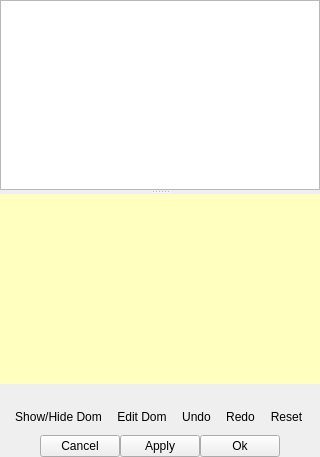
<?xml version="1.0" encoding="UTF-8"?>
<ui version="4.0">
<class>DataCollector</class>
<widget class="QWidget" name="DataCollector">
<property name="styleSheet">
<string notr="true">
QPlainTextEdit {color:#000000;border 0px solid transparent;margin:0;padding:0;background-color:#ffffbf}
</string>
</property>
	<layout class="QVBoxLayout" name="vboxLayout">
		<property name="margin"><number>0</number></property>
		<property name="spacing"><number>0</number></property>
   		<item>
    			<widget class="QSplitter" name="splitter">
                        <property name="frameShape"><enum>QFrame::NoFrame</enum></property>
     			<property name="orientation"><enum>Qt::Vertical</enum></property>
				<widget class="QTreeView" name="treeView">
				<property name="alternatingRowColors"><bool>true</bool></property>
				<property name="selectionBehavior"><enum>QAbstractItemView::SelectItems</enum></property>
				<property name="horizontalScrollMode"><enum>QAbstractItemView::ScrollPerPixel</enum></property>
				<property name="indentation"><number>20</number></property>
				<property name="animated"><bool>false</bool></property>
				<property name="allColumnsShowFocus"><bool>true</bool></property>
				</widget>
				<widget class="QPlainTextEdit" name="workingDomText">
                                <property name="frameShape"><enum>QFrame::NoFrame</enum></property>
				</widget>
			</widget>
   		</item>
		<item>
                       	<widget class="QLabel" name="detailStatusLabel">
			<property name="frameShape"><enum>QFrame::NoFrame</enum></property>
			<property name="maximumHeight"><number>30</number></property>
			<property name="minimumHeight"><number>30</number></property>
			<property name="text"><string/></property>
			<property name="wordWrap"><bool>true</bool></property>
			</widget>
		</item>
		<item>
			<widget class="QFrame" name="toolbarFrame">
				<property name="maximumHeight"><number>40</number></property>
				<property name="minimumHeight"><number>40</number></property>
                                <property name="frameShape"><enum>QFrame::NoFrame</enum></property>
                        <layout class="QHBoxLayout" name="domStatusLayout">
			<property name="margin"><number>4</number></property>
			<property name="spacing"><number>10</number></property>
			<item>
			<widget class="QToolBar" name="lowerToolBar">
			<addaction name="actionShowDom"/>
			<addaction name="actionEditDom"/>
			<addaction name="actionUndo"/>
			<addaction name="actionRedo"/>
			<addaction name="actionReset"/>
			</widget>
                        </item>
                        </layout>
			</widget>
		</item>
		<item>
			<layout class="QHBoxLayout" name="buttonLayout">
			<property name="spacing"><number>0</number></property>
			<property name="margin"><number>0</number></property>
			<item>
				<spacer name="horizontalSpacer">
				<property name="orientation"><enum>Qt::Horizontal</enum></property>
				<property name="sizeHint" stdset="0"><size><width>40</width><height>20</height></size></property>
				</spacer>
			</item>
			<item>
				<widget class="QPushButton" name="cancelButton">
				<property name="text"><string>Cancel</string></property>
				<property name="icon"><iconset><normaloff>:icons/cancel.png</normaloff>:icons/cancel.png</iconset>
				</property>
				</widget>
			</item>
			<item>
				<widget class="QPushButton" name="applyButton">
				<property name="text"><string>Apply</string></property>
				<property name="icon"><iconset><normaloff>:icons/apply.png</normaloff>:icons/apply.png</iconset>
				</property>
				</widget>
			</item>
			<item>
				<widget class="QPushButton" name="okButton">
				<property name="text"><string>Ok</string></property>
				<property name="icon"><iconset><normaloff>:icons/ok.png</normaloff>:icons/ok.png</iconset>
				</property>
				</widget>
			</item>
			<item>
				<spacer name="horizontalSpacer_2"><property name="orientation"><enum>Qt::Horizontal</enum></property>
				<property name="sizeHint" stdset="0"><size><width>40</width><height>20</height></size></property>
      				</spacer>
			</item>
		</layout>
		</item>
	</layout>
  <action name="actionEditDom">
   <property name="checkable"><bool>true</bool></property>
   <property name="icon"><iconset><normaloff>:icons/editDom.png</normaloff>:icons/editDom.png</iconset></property>
   <property name="text"><string>Edit Dom</string></property>
   <property name="toolTip"><string>Edit Dom</string></property>
   <property name="statusTip"><string>Edit Dom</string></property>
   <property name="shortcut"><string>Alt+E</string></property>
  </action>
  <action name="actionUndo">
   <property name="icon"><iconset><normaloff>:icons/undo.png</normaloff>:icons/undo.png</iconset></property>
   <property name="text"><string>Undo</string></property>
   <property name="toolTip"><string>Undo</string></property>
   <property name="statusTip"><string>Undo</string></property>
   <property name="shortcut"><string>Alt+Left</string></property>
  </action>
  <action name="actionRedo">
    <property name="icon"><iconset><normaloff>:icons/redo.png</normaloff>:icons/redo.png</iconset></property>
   <property name="text"><string>Redo</string></property>
   <property name="toolTip"><string>Redo</string></property>
   <property name="statusTip"><string>Redo</string></property>
   <property name="shortcut"><string>Alt+Right</string></property>
  </action>
  <action name="actionReset">
   <property name="icon"><iconset><normaloff>:icons/reset.png</normaloff>:icons/reset.png</iconset></property>
   <property name="text"><string>Reset</string></property>
   <property name="toolTip"><string>Reset</string></property>
   <property name="statusTip"><string>Reset</string></property>
  </action>
  <action name="actionOkCombo">
   <property name="icon"><iconset><normaloff>:icons/apply.png</normaloff>:icons/apply.png</iconset></property>
   <property name="text"><string>Ok</string></property>
   <property name="toolTip"><string>Ok</string></property>
   <property name="statusTip"><string>Ok</string></property>
  </action>
  <action name="actionCancelCombo">
   <property name="icon"><iconset><normaloff>:icons/cancel.png</normaloff>:icons/cancel.png</iconset></property>
   <property name="text"><string>Cancel</string></property>
   <property name="toolTip"><string>Cancel</string></property>
   <property name="statusTip"><string>Cancel</string></property>
  </action>
  <action name="actionAddChild">
   <property name="icon"><iconset><normaloff>:icons/add_child.png</normaloff>:icons/add_child.png</iconset></property>
   <property name="text"><string>Add Child Element</string></property>
   <property name="toolTip"><string>Add Child Element</string></property>
   <property name="statusTip"><string>Add Child Element</string></property>
  </action>
  <action name="actionRemoveElement">
   <property name="icon"><iconset><normaloff>:icons/remove_element.png</normaloff>:icons/remove_element.png</iconset></property>
   <property name="text"><string>Remove Element</string></property>
   <property name="toolTip"><string>Remove Element</string></property>
   <property name="statusTip"><string>Remove Element</string></property>
  </action>
  <action name="actionShowDom">
   <property name="checkable"><bool>true</bool></property>
   <property name="icon"><iconset><normaloff>:icons/show_dom.png</normaloff>:icons/show_dom.png</iconset></property>
   <property name="text"><string>Show/Hide Dom</string></property>
   <property name="toolTip"><string>Show/Hide Dom</string></property>
   <property name="statusTip"><string>Show/Hide Dom</string></property>
  </action>
 </widget>
 <resources>
  <include location="DataCollector.qrc"/>
 </resources>
 <connections/>
</ui>
